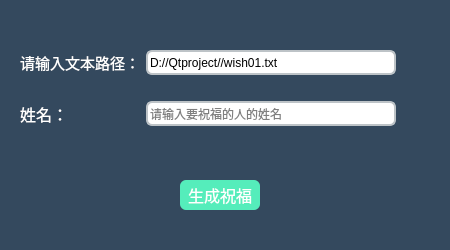
<?xml version="1.0" encoding="UTF-8"?>
<ui version="4.0">
 <class>creatwishfile</class>
 <widget class="QWidget" name="creatwishfile">
  <property name="geometry">
   <rect>
    <x>0</x>
    <y>0</y>
    <width>450</width>
    <height>250</height>
   </rect>
  </property>
  <property name="minimumSize">
   <size>
    <width>450</width>
    <height>250</height>
   </size>
  </property>
  <property name="maximumSize">
   <size>
    <width>450</width>
    <height>250</height>
   </size>
  </property>
  <property name="windowTitle">
   <string>祝福</string>
  </property>
  <property name="styleSheet">
   <string notr="true">QPushButton{border-radius:6;color:white;background-color:rgb(85, 237, 187);}
QPushButton:pressed{border-radius:6;color:white;background-color:rgb(191, 240, 224);}
QLineEdit{border:2px solid #bdc3c7;border-radius: 6;}
QWidget#creatwishfile{background-color: #34495e;}
QLabel{color:white;}</string>
  </property>
  <widget class="QWidget" name="widget" native="true">
   <property name="geometry">
    <rect>
     <x>20</x>
     <y>50</y>
     <width>401</width>
     <height>112</height>
    </rect>
   </property>
   <layout class="QFormLayout" name="formLayout">
    <item row="2" column="0">
     <widget class="QLabel" name="label_2">
      <property name="font">
       <font>
        <pointsize>11</pointsize>
       </font>
      </property>
      <property name="text">
       <string>请输入文本路径：</string>
      </property>
     </widget>
    </item>
    <item row="3" column="1">
     <widget class="QLabel" name="label">
      <property name="text">
       <string/>
      </property>
     </widget>
    </item>
    <item row="4" column="0">
     <widget class="QLabel" name="label_3">
      <property name="font">
       <font>
        <pointsize>12</pointsize>
       </font>
      </property>
      <property name="text">
       <string>姓名：</string>
      </property>
     </widget>
    </item>
    <item row="2" column="1">
     <widget class="QLineEdit" name="tradelineEdit">
      <property name="minimumSize">
       <size>
        <width>250</width>
        <height>25</height>
       </size>
      </property>
      <property name="maximumSize">
       <size>
        <width>250</width>
        <height>25</height>
       </size>
      </property>
      <property name="text">
       <string>D://Qtproject//wish01.txt</string>
      </property>
     </widget>
    </item>
    <item row="4" column="1">
     <widget class="QLineEdit" name="lineEdit">
      <property name="minimumSize">
       <size>
        <width>250</width>
        <height>25</height>
       </size>
      </property>
      <property name="maximumSize">
       <size>
        <width>250</width>
        <height>25</height>
       </size>
      </property>
      <property name="placeholderText">
       <string>请输入要祝福的人的姓名</string>
      </property>
     </widget>
    </item>
   </layout>
  </widget>
  <widget class="QPushButton" name="pushButton">
   <property name="geometry">
    <rect>
     <x>180</x>
     <y>180</y>
     <width>80</width>
     <height>30</height>
    </rect>
   </property>
   <property name="minimumSize">
    <size>
     <width>80</width>
     <height>30</height>
    </size>
   </property>
   <property name="maximumSize">
    <size>
     <width>80</width>
     <height>30</height>
    </size>
   </property>
   <property name="font">
    <font>
     <pointsize>12</pointsize>
    </font>
   </property>
   <property name="text">
    <string>生成祝福</string>
   </property>
  </widget>
 </widget>
 <resources/>
 <connections/>
</ui>
